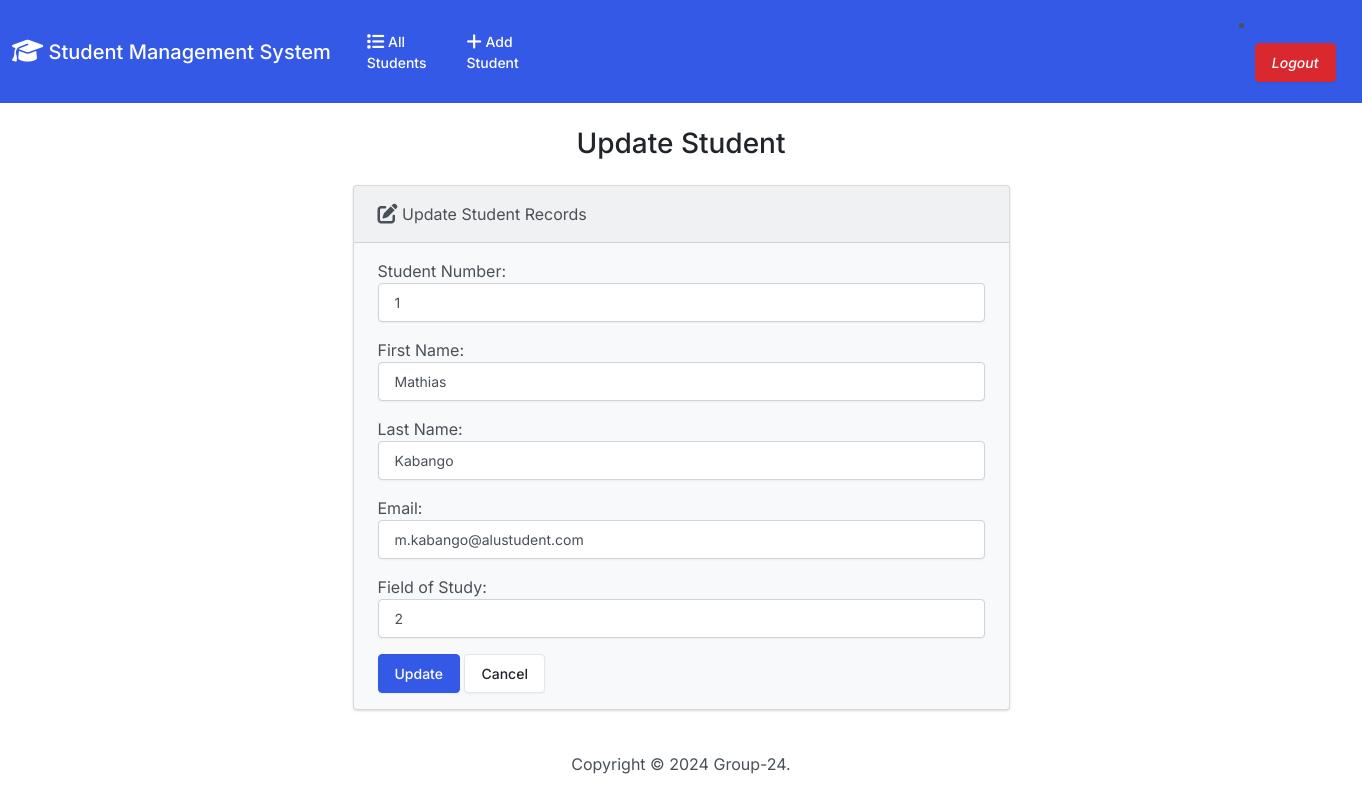
Screenshot of /update/1 with the database file from the repository.
### app/models.py (models this page shows, shortened)
class Student(models.Model):
   student_number = models.PositiveIntegerField(primary_key=True,auto_created=True,unique=True)
   first_name = models.CharField(max_length=256)
   last_name = models.CharField(max_length=256)
   email = models.EmailField(unique=True)
   field_of_study = models.ForeignKey(Major,on_delete=models.CASCADE,related_name='student')

### app/views.py (the view)
# urls.py: path('update/<int:id>',views.update,name='update'),
def update(request, id):
  if request.method == 'POST' and request.user.is_superuser:
    student = Student.objects.get(pk=id)
    form = StudentForm(request.POST,instance=student)
    if form.is_valid():
      form.save()
      return render(request, 'edit.html', {
        'form': form,
        'success': True
      })
  else:
    student = Student.objects.get(pk=id)
    form = StudentForm(instance=student)
  return render(request, 'edit.html', {
    'form': form
  })

### app/forms.py
class StudentForm(forms.ModelForm):
  class Meta:
    model = Student
    fields = ['student_number', 'first_name', 'last_name', 'email', 'field_of_study',]
    labels = {
      'student_number': 'Student Number',
      'first_name': 'First Name',
      'last_name': 'Last Name',
      'email': 'Email',
      'field_of_study': 'Field of Study',
    }
    widgets = {
      'student_number': forms.NumberInput(attrs={'class': 'form-control'}),
      'first_name': forms.TextInput(attrs={'class': 'form-control'}),
      'last_name': forms.TextInput(attrs={'class': 'form-control'}),
      'email': forms.EmailInput(attrs={'class': 'form-control'}),
      'field_of_study': forms.TextInput(attrs={'class': 'form-control'}),
    }

### templates/edit.html (shortened to what this page needs)
{% extends "base.html" %}
{% block body %}
  <h3 class="text-center m-4">Update Student</h3>
  {% if success %}
    <div class="alert alert-success" role="alert">
      The student updated successfully.
      <a href="{% url 'index' %}" class="alert-link">Go to Home Page.</a>
    </div>
  {% else %}
    <div class="row justify-content-center">
      <div class="col-6">
        <div class="card bg-light mb-3">
          <div class="card-header">
            <i class="fa-solid fa-pen-to-square fa-lg"></i> Update Student Records
          </div>
          <div class="card-body">
            <form action="" method="POST">
              {{ form.as_p }}
              <button type="submit" class="btn btn-primary">Update</button>
              <a href="{% url 'index' %}" class="btn btn-secondary">Cancel</a>
            </form>
          </div>
        </div>
      </div>
    </div>
  {% endif %}
{% endblock %}

### rows the page displays
Student: student_number "1", first_name "Mathias", last_name "Kabango", email "m.kabango@alustudent.com", field_of_study "2"
